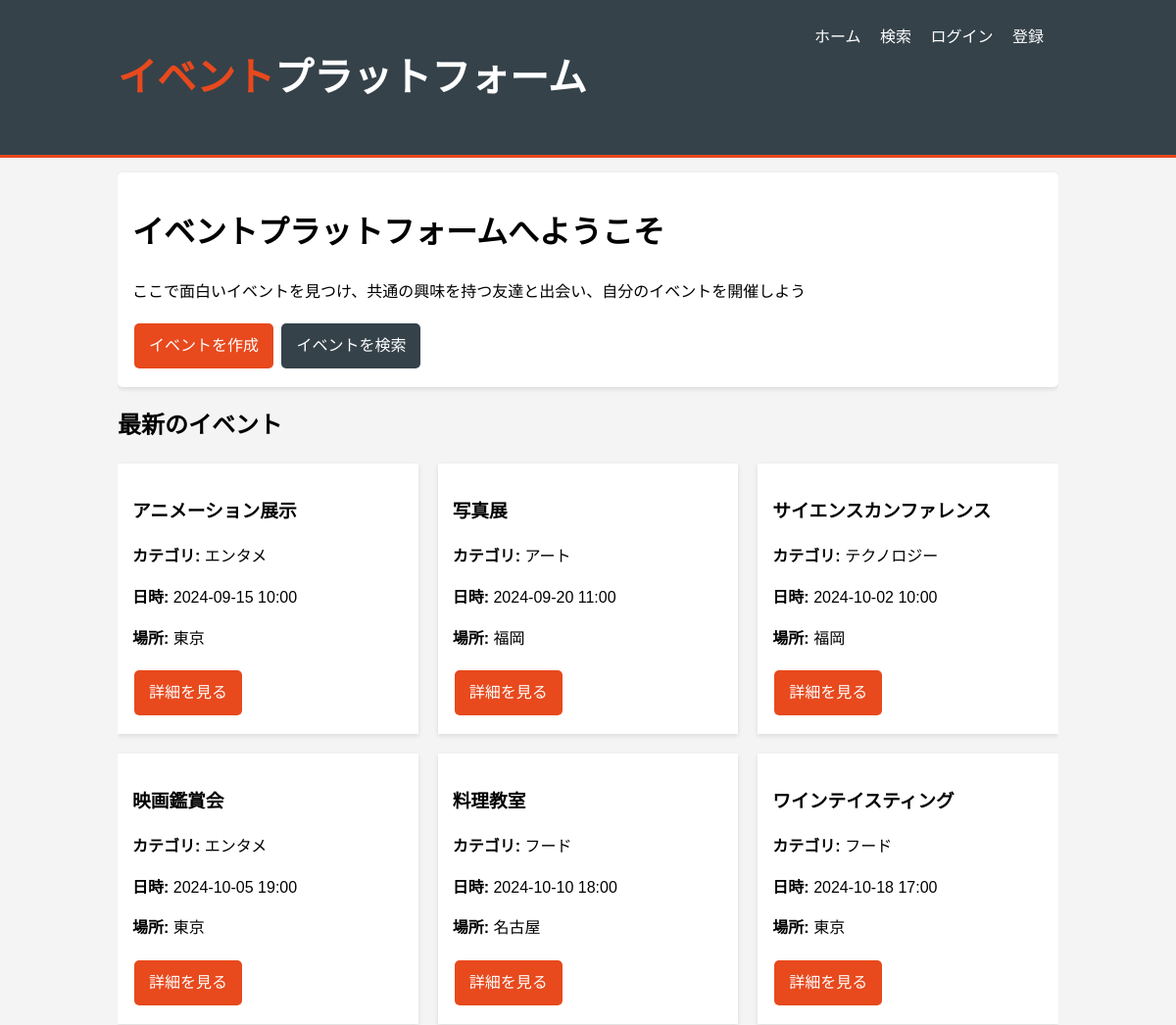
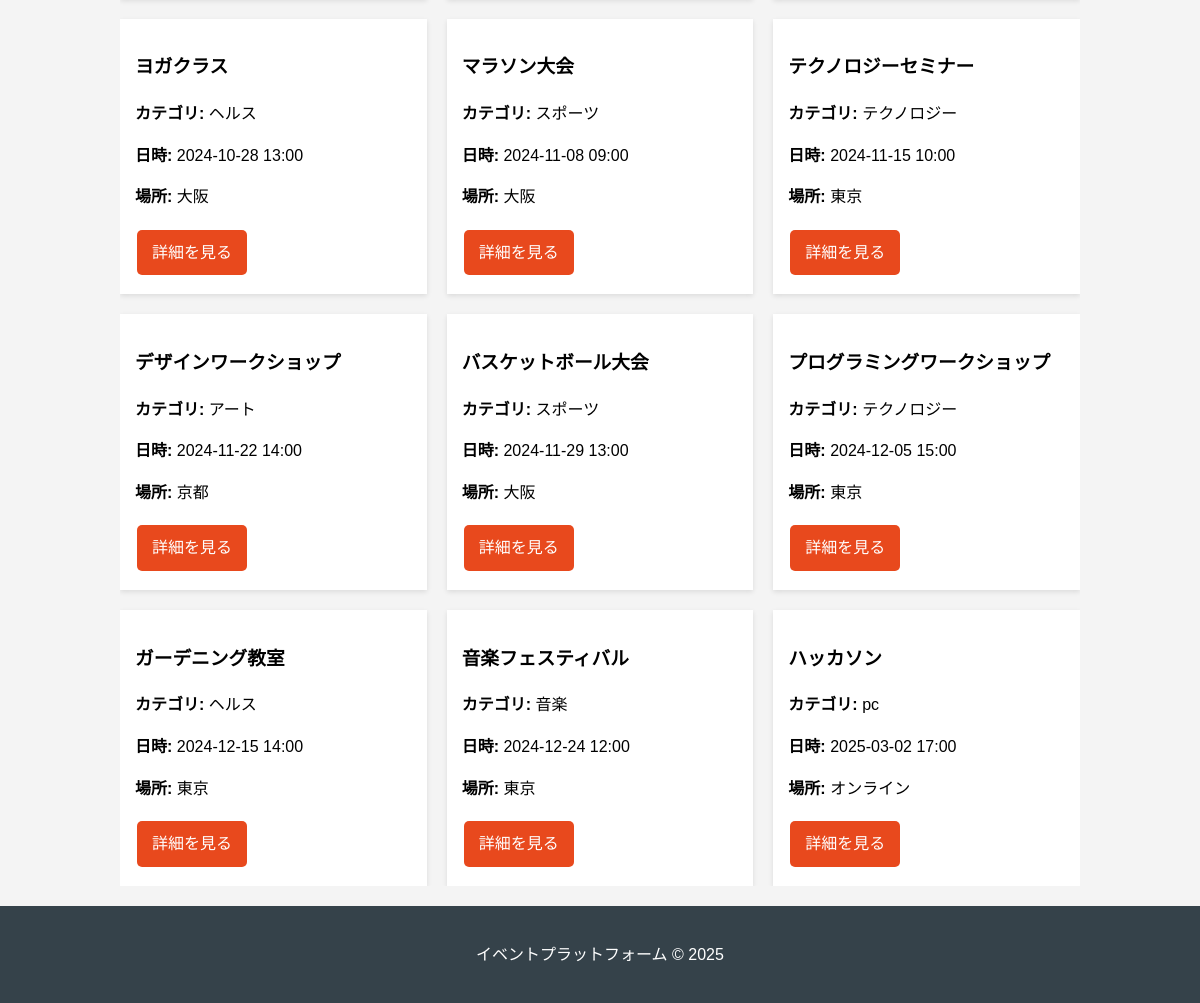
The page / on the database its author committed (2 pictures, top to bottom).
### app.py (models this page shows)
class Event(db.Model):
    id = db.Column(db.Integer, primary_key=True)
    title = db.Column(db.String(100), nullable=False)
    description = db.Column(db.Text, nullable=False)
    location = db.Column(db.String(100), nullable=False)
    date = db.Column(db.DateTime, nullable=False)
    category = db.Column(db.String(50), nullable=False)
    user_id = db.Column(db.Integer, db.ForeignKey('user.id'), nullable=False)
    image_filename = db.Column(db.String(255), nullable=True) # 画像ファイル名を追加
    comments = db.relationship('Comment', backref='event', lazy=True)
    participants = db.relationship('Participant', backref='event', lazy=True)

### app.py (the view)
@app.route('/')
def index():
    events = Event.query.order_by(Event.date).all()
    return render_template('index.html', events=events)

### templates/index.html
{% extends "layout.html" %}
{% block content %}
    <div class="card">
        <h1>イベントプラットフォームへようこそ</h1>
        <p>ここで面白いイベントを見つけ、共通の興味を持つ友達と出会い、自分のイベントを開催しよう</p>
        <a href="{{ url_for('create_event') }}" class="btn">イベントを作成</a>
        <a href="{{ url_for('search') }}" class="btn" style="background:#35424a;">イベントを検索</a>
    </div>
    <h2>最新のイベント</h2>
    <div class="event-grid">
        {% for event in events %}
            <div class="event-card">
                <h3>{{ event.title }}</h3>
                <p><strong>カテゴリ:</strong> {{ event.category }}</p>
                <p><strong>日時:</strong> {{ event.date.strftime('%Y-%m-%d %H:%M') }}</p>
                <p><strong>場所:</strong> {{ event.location }}</p>
                <a href="{{ url_for('event_detail', event_id=event.id) }}" class="btn">詳細を見る</a>
            </div>
        {% else %}
            <p>現在、開催中のイベントはありません。</p>
        {% endfor %}
    </div>
{% endblock %}

### templates/layout.html (shortened to what this page needs)
<!DOCTYPE html>
<html>
<head>
    <link rel="stylesheet" href="{{ url_for('static', filename='style.css') }}">
</head>
<body>
    <header>
        <div class="container">
            <div class="logo">
                <h1><span class="highlight">イベント</span>プラットフォーム</h1>
            </div>
            <nav>
                <a href="{{ url_for('index') }}">ホーム</a>
                <a href="{{ url_for('search') }}">検索</a>
                {% if 'username' in session %}
                    <a href="{{ url_for('create_event') }}">イベントを作成</a>
                    <a href="{{ url_for('logout') }}">ログアウト ({{ session['username'] }})</a>
                {% else %}
                    <a href="{{ url_for('login') }}">ログイン</a>
                    <a href="{{ url_for('register') }}">登録</a>
                {% endif %}
            </nav>
        </div>
    </header>
    <div class="container">
        {% block content %}{% endblock %}
    </div>
    <footer>
        <p>イベントプラットフォーム &copy; 2025</p>
    </footer>
</body>
</html>

### static/style.css (style rules this page uses)
body { font-family: Arial, sans-serif; margin: 20px; background-color: #f4f4f4; }
.card { background-color: #fff; padding: 20px; margin-bottom: 20px; border-radius: 5px; box-shadow: 0 2px 5px rgba(0, 0, 0, 0.1); }
.btn { background-color: #5cb85c; border: none; color: white; padding: 10px 20px; text-align: center; text-decoration: none; display: inline-block; font-size: 16px; margin: 4px 2px; cursor: pointer; border-radius: 5px; }

### templates/layout.html (style rules this page uses)
body { font-family: Arial, sans-serif; margin: 0; padding: 0; background-color: #f4f4f4; line-height: 1.6; }
.container { width: 80%; margin: 0 auto; overflow: hidden; }
header { background: #35424a; color: white; padding: 20px 0; border-bottom: #e8491d 3px solid; }
header a { color: white; text-decoration: none; text-transform: uppercase; margin-right: 15px; }
.logo { float: left; font-size: 20px; }
nav { float: right; margin-top: 5px; }
.highlight { color: #e8491d; }
.card { background: white; padding: 15px; margin: 15px 0; box-shadow: 0 2px 5px rgba(0,0,0,0.1); }
.btn { display: inline-block; background: #e8491d; color: white; padding: 10px 15px; border: none; cursor: pointer; text-decoration: none; }
footer { background: #35424a; color: white; text-align: center; padding: 20px; margin-top: 20px; }
.event-grid { display: grid; grid-template-columns: repeat(auto-fill, minmax(300px, 1fr)); grid-gap: 20px; }
.event-card { background: white; padding: 15px; box-shadow: 0 2px 5px rgba(0,0,0,0.1); }

### rows shown on the page
Event: title "アニメーション展示", category "エンタメ", date "2024-09-15 10:00", location "東京"
Event: title "写真展", category "アート", date "2024-09-20 11:00", location "福岡"
Event: title "サイエンスカンファレンス", category "テクノロジー", date "2024-10-02 10:00", location "福岡"
Event: title "映画鑑賞会", category "エンタメ", date "2024-10-05 19:00", location "東京"
Event: title "料理教室", category "フード", date "2024-10-10 18:00", location "名古屋"
Event: title "ワインテイスティング", category "フード", date "2024-10-18 17:00", location "東京"
Event: title "ヨガクラス", category "ヘルス", date "2024-10-28 13:00", location "大阪"
Event: title "マラソン大会", category "スポーツ", date "2024-11-08 09:00", location "大阪"
Event: title "テクノロジーセミナー", category "テクノロジー", date "2024-11-15 10:00", location "東京"
Event: title "デザインワークショップ", category "アート", date "2024-11-22 14:00", location "京都"
Event: title "バスケットボール大会", category "スポーツ", date "2024-11-29 13:00", location "大阪"
Event: title "プログラミングワークショップ", category "テクノロジー", date "2024-12-05 15:00", location "東京"
Event: title "ガーデニング教室", category "ヘルス", date "2024-12-15 14:00", location "東京"
Event: title "音楽フェスティバル", category "音楽", date "2024-12-24 12:00", location "東京"
Event: title "ハッカソン", category "pc", date "2025-03-02 17:00", location "オンライン"
